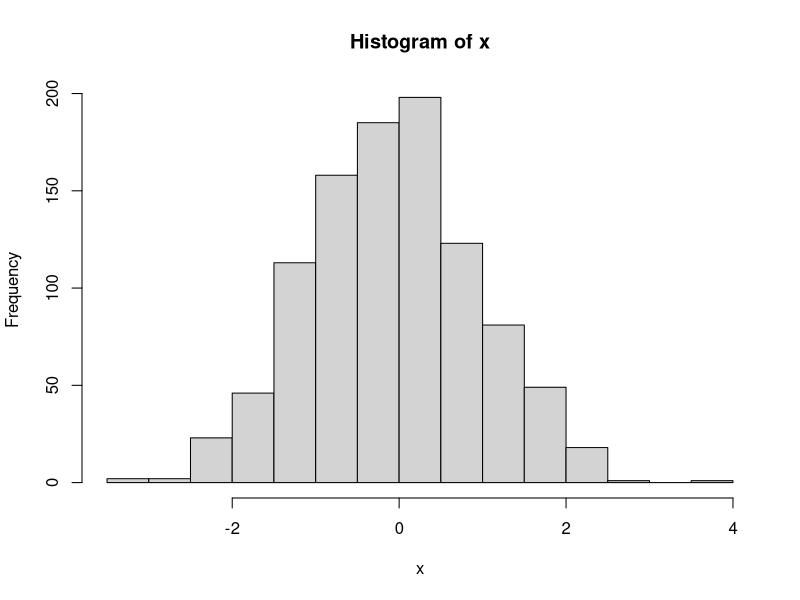

This figure's R source:
## ---- chunk 1
knitr::opts_chunk$set(echo = TRUE)
## ---- chunk 2
1+1
x<-rnorm(1000)
hist(x)
